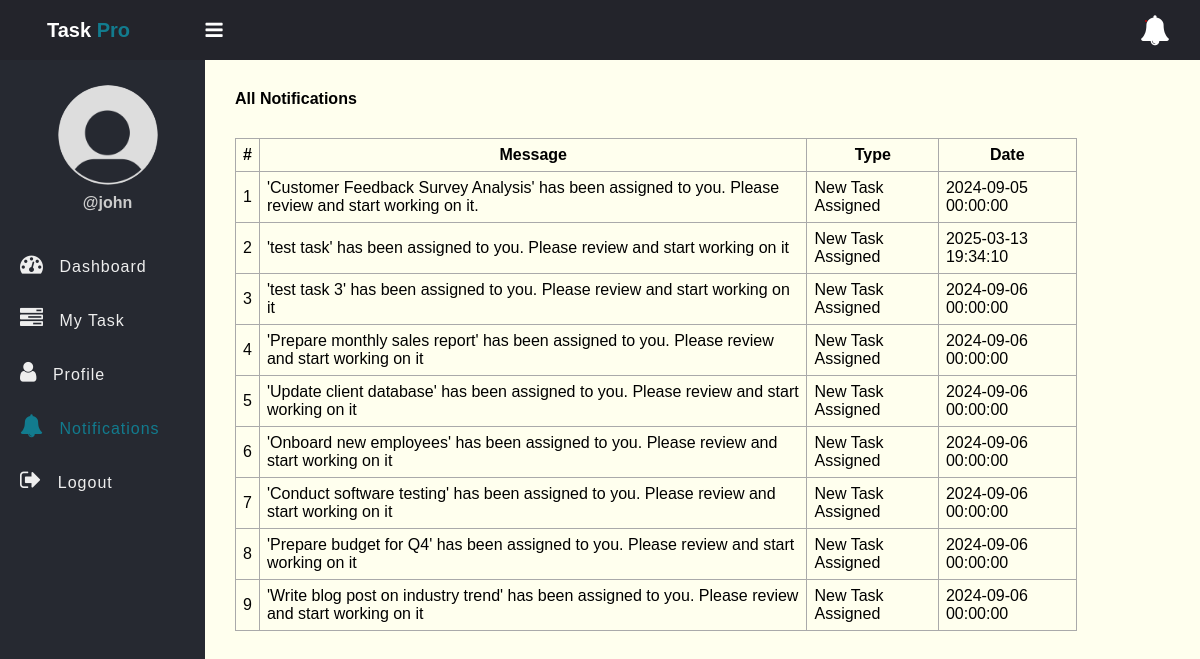
Page /notifications.php (signed in) on the committed database.
### tables this page shows
CREATE TABLE `notifications` (
  `id` int(11) NOT NULL,
  `message` text NOT NULL,
  `recipient` int(11) NOT NULL,
  `type` varchar(50) NOT NULL,
  `date` timestamp NOT NULL DEFAULT current_timestamp(),
  `is_read` tinyint(1) DEFAULT 0
);

### app/Model/Notification.php (called while the page is built, shortened)
<?php
function get_all_my_notifications($conn, $id){
	$sql = "SELECT * FROM notifications WHERE recipient=?";
	$stmt = $conn->prepare($sql);
	$stmt->execute([$id]);
	if($stmt->rowCount() > 0){
		$notifications = $stmt->fetchAll();
	}else $notifications = 0;
	return $notifications;
}

### notifications.php (the view, shortened to what this page needs)
<?php
if (isset($_SESSION['role']) && isset($_SESSION['id'])) {
    include "DB_connection.php";
    include "app/Model/Notification.php";
    $notifications = get_all_my_notifications($conn, $_SESSION['id']);
 ?>
<!DOCTYPE html>
<html>
<head>
	<link rel="stylesheet" href="https://stackpath.bootstrapcdn.com/font-awesome/4.7.0/css/font-awesome.min.css">
	<link rel="stylesheet" href="css/style.css">
</head>
<body>
	<?php include "inc/header.php" ?>
	<div class="body">
		<?php include "inc/nav.php" ?>
		<section class="section-1">
			<h4 class="title">All Notifications</h4>
			<?php if ($notifications != 0) { ?>
			<table class="main-table">
				<tr>
					<th>#</th>
					<th>Message</th>
					<th>Type</th>
					<th>Date</th>
				</tr>
				<?php $i=0; foreach ($notifications as $notification) { ?>
				<tr>
					<td><?=++$i?></td>
					<td><?=$notification['message']?></td>
					<td><?=$notification['type']?></td>
					<td><?=$notification['date']?></td>
				</tr>
			   <?php	} ?>
			</table>
		<?php }else { ?>
			<h3>You have zero notification</h3>
		<?php  }?>
		</section>
	</div>
</body>
</html>
<?php }else{
   $em = "First login";
   header("Location: login.php?error=$em");
   exit();
}
 ?>

### css/style.css (style rules this page uses)
* { padding: 0; margin: 0; box-sizing: border-box; font-family: arial, sans-serif; }
.body { display: flex; }
.section-1 { padding: 30px; }
.section-1 .title { margin-bottom: 10px; }
.section-1 { width: 100%; background: #ffe; }
.main-table, .main-table tr, .main-table th, .main-table td { border: 1px solid #aaa; border-collapse: collapse; padding: 7px; }
.main-table { width: 90%; margin-top: 30px; }

### rows in the picture
notifications: message "'Customer Feedback Survey Analysis' has been assigned to you. Please review and start working on it.", type "New Task Assigned", date "2024-09-05 00:00:00"
notifications: message "'test task' has been assigned to you. Please review and start working on it", type "New Task Assigned", date "2025-03-13 19:34:10"
notifications: message "'test task 3' has been assigned to you. Please review and start working on it", type "New Task Assigned", date "2024-09-06 00:00:00"
notifications: message "'Prepare monthly sales report' has been assigned to you. Please review and start working on it", type "New Task Assigned", date "2024-09-06 00:00:00"
notifications: message "'Update client database' has been assigned to you. Please review and start working on it", type "New Task Assigned", date "2024-09-06 00:00:00"
notifications: message "'Onboard new employees' has been assigned to you. Please review and start working on it", type "New Task Assigned", date "2024-09-06 00:00:00"
notifications: message "'Conduct software testing' has been assigned to you. Please review and start working on it", type "New Task Assigned", date "2024-09-06 00:00:00"
notifications: message "'Prepare budget for Q4' has been assigned to you. Please review and start working on it", type "New Task Assigned", date "2024-09-06 00:00:00"
notifications: message "'Write blog post on industry trend' has been assigned to you. Please review and start working on it", type "New Task Assigned", date "2024-09-06 00:00:00"

### other values in the picture
$_SESSION['username'] "john"
